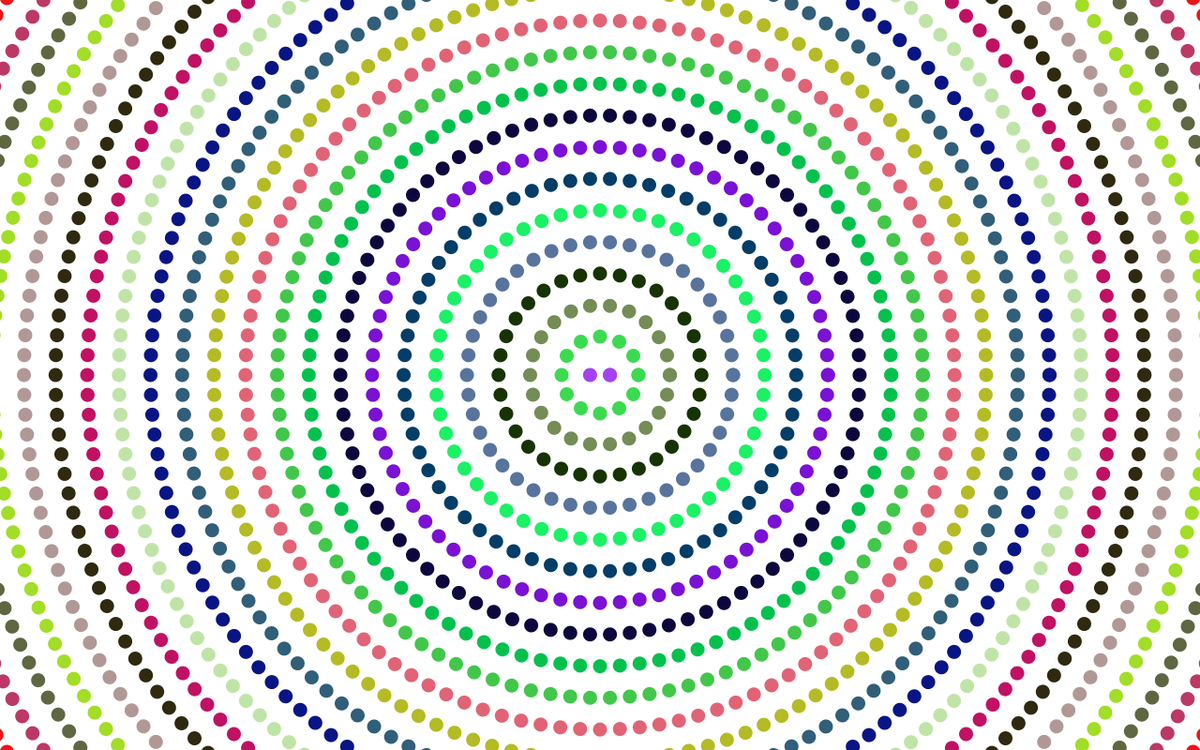
Frame 1 (no input)
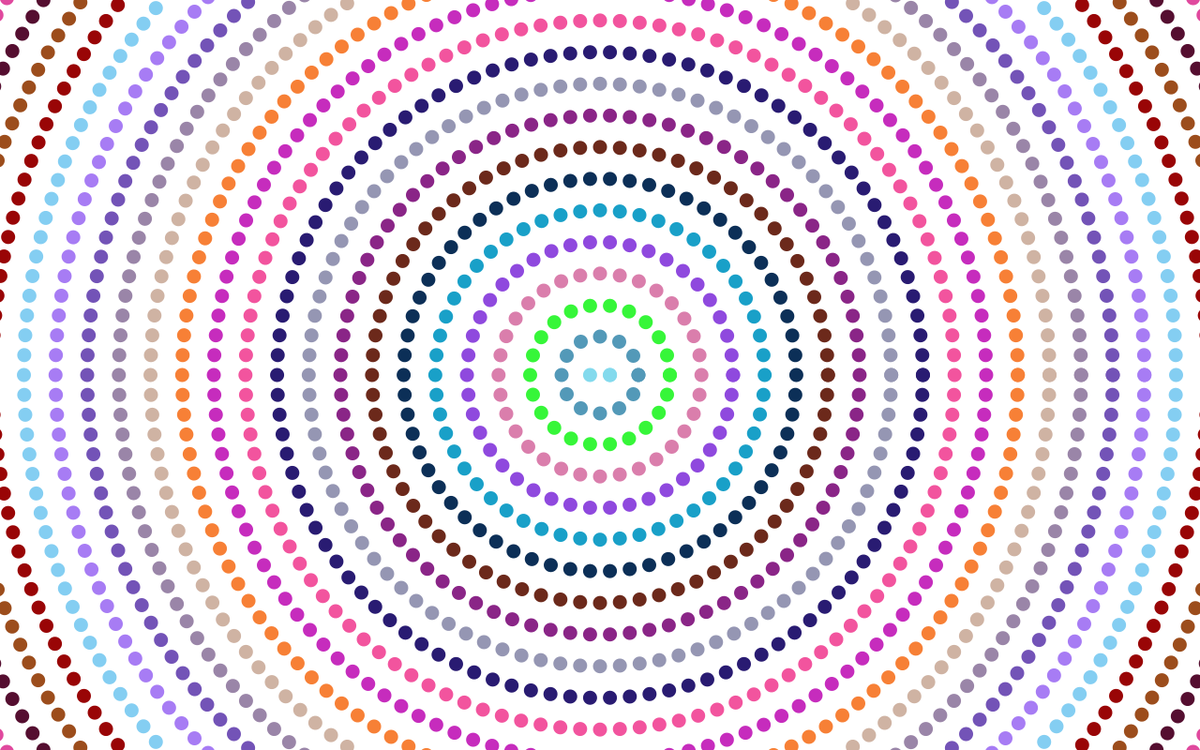
Frame 2 (the mouse pressed at the canvas centre, redrawn once)

The Processing sketch that drew these frames (run headless with seeded random() and noise(); the mouse was pressed at the canvas centre and the sketch redrawn once):

// Processing sketch: Polar_Circle_Array
// ── Polar_Circle_Array.pde
float s = 15;

void setup() {

  size(1280, 800);
}

void draw() {
  background(255);

  noStroke();

  //for(float r = 10.0; r < width; r=r+50.0){

  //  float theta = acos((pow(r,2)-2*pow(s/2,2))/pow(r,2));
  //  println(theta);

  //  for(float a = 0.0; a <= 2*PI; a=a+theta){

  //    float x = r*cos(a)+width/2;
  //    float y = r*sin(a)+height/2;

  //    circle(x, y, s);
  //  }
  //}



  //for (int i = 2; i <=300; i=i+10) {

  //  float theta = 2*PI/i;
  //  float R = sqrt((4*pow(s/2, 2))/(1-cos(theta)));

  //  fill(random(255), random(255), random(255));

  //  for (float a=0; a <=2*PI; a=a+theta) {
  //    float x = R*cos(a)+width/2;
  //    float y = R*sin(a)+height/2;

  //    circle(x, y, s);
  //  }
  //}



  float R = 0;
  int i = 2;
  float theta = 2*PI/i;;
  

  while (R<width/2+150) {

    theta = 2*PI/i;
    R = sqrt((4*pow(s/2, 2))/(1-cos(theta)));
    
    fill(random(255), random(255), random(255));

    for (float a=0; a <=2*PI; a=a+theta) {
      float x = R*cos(a)+width/2;
      float y = R*sin(a)+height/2;

      circle(x, y, s);
    }
    i=i+10;
  }
  noLoop();
  
}
